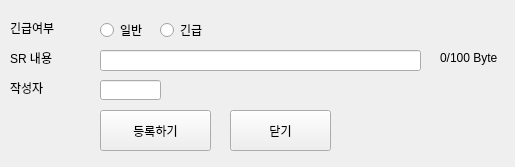
<?xml version="1.0" encoding="UTF-8"?>
<ui version="4.0">
 <class>Form</class>
 <widget class="QWidget" name="Form">
  <property name="geometry">
   <rect>
    <x>0</x>
    <y>0</y>
    <width>515</width>
    <height>167</height>
   </rect>
  </property>
  <property name="windowTitle">
   <string>Form</string>
  </property>
  <widget class="QLabel" name="byteLbl">
   <property name="geometry">
    <rect>
     <x>440</x>
     <y>50</y>
     <width>61</width>
     <height>16</height>
    </rect>
   </property>
   <property name="text">
    <string>0/100 Byte</string>
   </property>
  </widget>
  <widget class="QLabel" name="label">
   <property name="geometry">
    <rect>
     <x>10</x>
     <y>20</y>
     <width>50</width>
     <height>16</height>
    </rect>
   </property>
   <property name="text">
    <string>긴급여부</string>
   </property>
  </widget>
  <widget class="QLabel" name="label_2">
   <property name="geometry">
    <rect>
     <x>10</x>
     <y>50</y>
     <width>50</width>
     <height>16</height>
    </rect>
   </property>
   <property name="text">
    <string>SR 내용</string>
   </property>
  </widget>
  <widget class="QLabel" name="label_3">
   <property name="geometry">
    <rect>
     <x>10</x>
     <y>80</y>
     <width>50</width>
     <height>16</height>
    </rect>
   </property>
   <property name="text">
    <string>작성자</string>
   </property>
  </widget>
  <widget class="QRadioButton" name="radioButton">
   <property name="geometry">
    <rect>
     <x>100</x>
     <y>20</y>
     <width>91</width>
     <height>20</height>
    </rect>
   </property>
   <property name="text">
    <string>일반</string>
   </property>
  </widget>
  <widget class="QRadioButton" name="radioButton_2">
   <property name="geometry">
    <rect>
     <x>160</x>
     <y>20</y>
     <width>91</width>
     <height>20</height>
    </rect>
   </property>
   <property name="text">
    <string>긴급</string>
   </property>
  </widget>
  <widget class="QLineEdit" name="ctntsTxt">
   <property name="geometry">
    <rect>
     <x>100</x>
     <y>50</y>
     <width>321</width>
     <height>21</height>
    </rect>
   </property>
   <property name="maxLength">
    <number>50</number>
   </property>
  </widget>
  <widget class="QLineEdit" name="wrtrTxt">
   <property name="geometry">
    <rect>
     <x>100</x>
     <y>80</y>
     <width>61</width>
     <height>20</height>
    </rect>
   </property>
   <property name="maxLength">
    <number>5</number>
   </property>
  </widget>
  <widget class="QPushButton" name="addBtn">
   <property name="geometry">
    <rect>
     <x>100</x>
     <y>110</y>
     <width>111</width>
     <height>41</height>
    </rect>
   </property>
   <property name="text">
    <string>등록하기</string>
   </property>
  </widget>
  <widget class="QPushButton" name="clsBtn">
   <property name="geometry">
    <rect>
     <x>230</x>
     <y>110</y>
     <width>101</width>
     <height>41</height>
    </rect>
   </property>
   <property name="text">
    <string>닫기</string>
   </property>
  </widget>
 </widget>
 <resources/>
 <connections/>
</ui>
